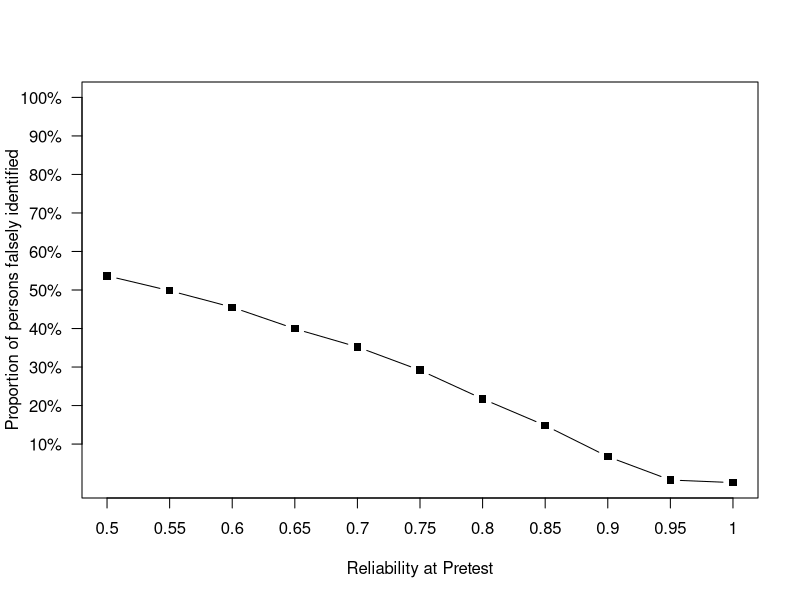

The R script that drew this image:
##### Toy example to show that RCI is not qualified as a norming method #####
##### Zhengguo Gu Tilburg University 

set.seed(110)
sample_size <- 10000000

T1 <- rnorm(sample_size, 0, sqrt(8.45^2*0.9)) 
E1 <- rnorm(sample_size, 0, sqrt(8.45^2*0.1))

X1 <- T1 + E1 
sd(X1)
rel_x <- var(T1)/var(X1)
SE <- sd(X1)*sqrt(1-rel_x )
sdiff <- sqrt(2*SE^2)
RCInorm <- sdiff*1.96


sample_size <- 10000
rel_sample <- c(.5, .55, .6, .65, .7, .75, .8, .85, .9, .95, 1)
false_reliaChange <- array()
rel_samp1 <- array()
rel_samp2 <- array()
for(i in 1:length(rel_sample)){
  samp_T1 <- sample(T1, size=sample_size, replace=FALSE)
  samp_X1 <- samp_T1 + rnorm(sample_size, 0, sqrt(var(samp_T1)/rel_sample[i]-var(samp_T1)))
  rel_samp1[i] <- var(samp_T1)/var(samp_X1)

#suppose no change in True scores.
  samp_X2 <- samp_T1 + rnorm(sample_size, 0, sqrt(var(samp_T1)/rel_sample[i]-var(samp_T1)))
  rel_samp2[i] <- var(samp_T1)/var(samp_X2)
  false_reliaChange[i] <- sum(abs(samp_X2 - samp_X1)>7)/sample_size
  
}

ytick <- paste(seq(1:10)*10, "%", sep = "")

plot(false_reliaChange, type = "b", xlab = "Reliability at Pretest", ylab = "Proportion of persons falsely identified", xaxt="n", yaxt="n", ylim=c(0,1), pch = 15)
axis(1, at=1:11,labels=rel_sample, las=1)
axis(2, at=seq(.1, 1, by = .1),labels = ytick, las=1)

